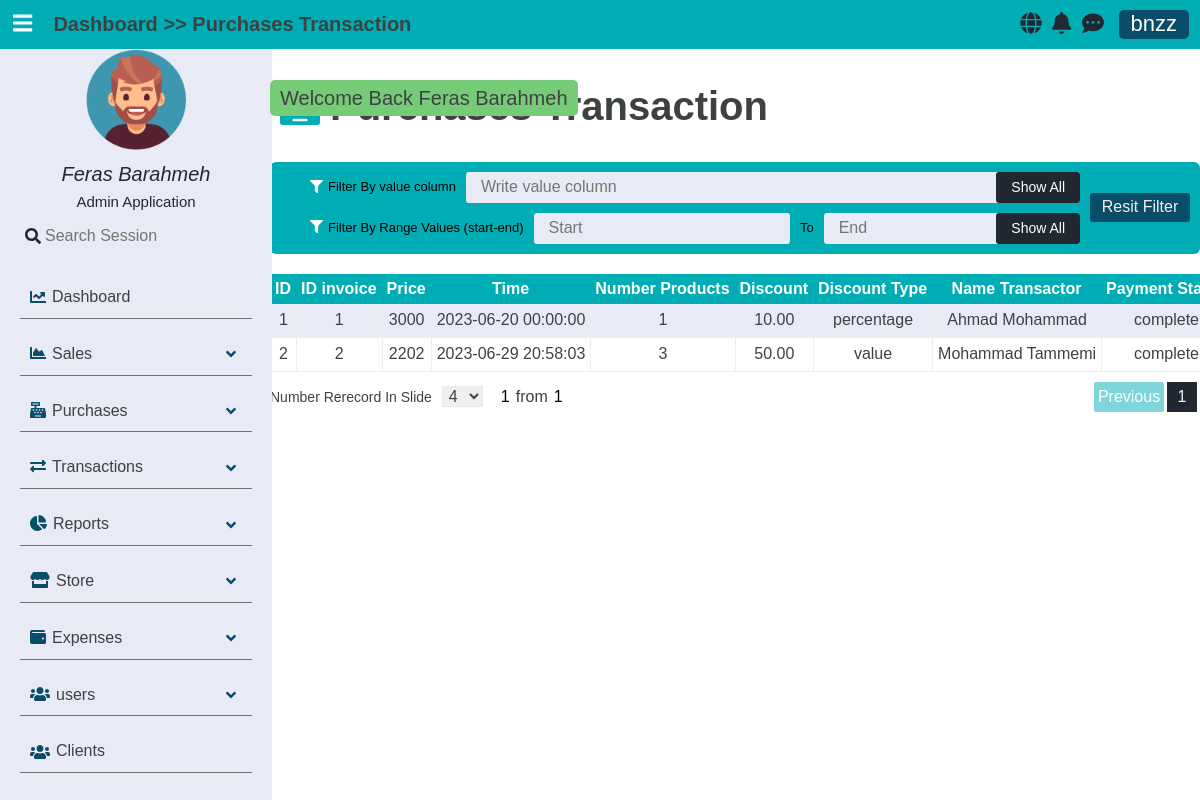
The app's page /transactions/purchases (signed in) with its own data.
### tables this page shows
CREATE TABLE `purchases_invoices` (
  `InvoiceId` int(10) UNSIGNED NOT NULL,
  `SupplierId` int(10) UNSIGNED NOT NULL,
  `PaymentType` tinyint(1) NOT NULL,
  `PaymentStatus` tinyint(1) NOT NULL,
  `Created` datetime NOT NULL DEFAULT current_timestamp(),
  `Discount` decimal(8,2) DEFAULT NULL,
  `UserId` int(10) UNSIGNED NOT NULL,
  `NumberProducts` int(6) NOT NULL,
  `TypeInvoice` enum('purchases','sales') DEFAULT 'purchases',
  `DiscountType` enum('percentage','value') DEFAULT NULL
);

CREATE TABLE `purchases_invoices_receipts` (
  `ReceiptId` int(10) UNSIGNED NOT NULL,
  `InvoiceId` int(10) UNSIGNED NOT NULL,
  `PaymentType` tinyint(1) NOT NULL,
  `PaymentAmount` decimal(8,2) NOT NULL,
  `PaymentLiteral` varchar(60) NOT NULL,
  `TotalPrice` decimal(10,2) NOT NULL,
  `BankName` varchar(30) DEFAULT NULL,
  `BankAccountNumber` varchar(30) DEFAULT NULL,
  `CheckNumber` varchar(15) DEFAULT NULL,
  `TransferredTo` varchar(30) DEFAULT NULL,
  `created` date NOT NULL,
  `UserId` int(10) UNSIGNED NOT NULL
);

CREATE TABLE `suppliers` (
  `SupplierId` int(10) UNSIGNED NOT NULL,
  `Name` varchar(30) NOT NULL,
  `PhoneNumber` varchar(15) NOT NULL,
  `Email` varchar(40) NOT NULL,
  `Address` varchar(50) NOT NULL
);

### app/controllers/AbstractController.php (called while the page is built, shortened)
<?php
abstract class AbstractController
{
    protected $_controller;
    protected $_action;
    public $_info = [];
    protected Template $_template;
    protected Registration $_registry;
    private function mergeInfo(): void
    {
        $dictionaryLanguage = $this->language->getDictionary();
        if (isset($dictionaryLanguage) && !empty($dictionaryLanguage))
            $this->_info = array_merge($this->_info, $dictionaryLanguage);
    }
    protected function _renderView(): void
    {
        $view = VIEWS_PATH .$this->_controller . DS . $this->_action . ".view.php";
        $this->_template->setRegistry($this->_registry);
        $this->_template->setActionViewFile($view);
        $this->_template->setData($this->_info);
        $this->_template->renderFiles();
    }
    public function setTemplate($tem): void
    {
        $this->_template = $tem;
    }
    public function setRegistry($registry): void
    {
        $this->_registry = $registry;
    }
    public function setController(mixed $controller): void
    {
        $this->_controller = $controller;
    }
    public function setAction(mixed $action): void
    {
        $this->_action = $action;
    }
}

### app/controllers/TransactionsController.php (called while the page is built, shortened)
<?php
class TransactionsController extends AbstractController
{
    public function purchasesAction()
    {
        $transactionsSales = new TransactionsPurchasesModel();
        $this->_info["transactionsPurchases"] = $transactionsSales->getInfoPurchasesInvoice($_POST);
        $this->_renderView();
    }
}

### app/LIB/frontcontroller.php (called while the page is built, shortened)
<?php
class FrontController
{
    private $_controller = "index";
    private $_action = "default";
    private $_params = [];
    private $_template;
    private Registration $_registry;
    public function __construct(Template $tem, Registration $registry, Authentication $authenticated)
    {
        $this->_template = $tem;
        $this->_registry = $registry;
    }
    public function dispatch(): void
    {
        $actionName          = $this->_action . "Action";
        $controller = new $controllerClassName();
        $controller->setController($this->_controller);
        $controller->setAction($this->_action);
        $controller->setParams($this->_params);
        $controller->setTemplate($this->_template);
        $controller->setRegistry($this->_registry);
        $controller->$actionName();
    }
    public function setController(mixed $controller): void
    {
        if (isset($controller) && $controller) {
            $this->_controller = $controller;
        }
    }
    public function setAction(mixed $action): void
    {
        if (isset($action) && $action) {
            $this->_action = $action;
        }
    }
}

### public/index.php (called while the page is built, shortened)
<?php
require_once APP_PATH . DS . "LIB" . DS . "autoload.php";
$session = new SessionManager;
$session->start();
$templateParts = require_once ".." . DS . "app" . DS . "config" . DS . "templateconfig.php";
$template       = new Template($templateParts);
$languages      = new Language();
$message        = Messenger::getInstance($session);
$authenticated  = Authentication::getInstance($session);
$registry       = Registration::getInstance();
$registry->session  = $session;
$registry->language = $languages;
$registry->message  = $message;
$frontController = new FrontController($template, $registry, $authenticated);
$frontController->dispatch();

### app/LIB/autoload.php (called while the page is built, shortened)
<?php
class  AutoLoad {
    public static function autoLoad($className)
    {
        $className = str_replace("APP", '', $className);
        $className = strtolower($className) . ".php" ;
    }
}

### app/LIB/database/databasehandler.php (called while the page is built, shortened)
<?php
abstract class DatabaseHandler
{
    public static function factory():  PDODatabaseHandler | MySQLiDatabaseHandler
    {
        $driver = DATABASE_CONN_DRIVER;
        if ($driver == self::DATABASE_DRIVER_POD) {
            return PDODatabaseHandler::getInstance();
        } elseif ($driver == self::DATABASE_DRIVER_MYSQLI) {
            return MySQLiDatabaseHandler::getInstance();
        }
        return PDODatabaseHandler::getInstance();
    }
}

### app/LIB/database/pdodatabasehandler.php (called while the page is built, shortened)
<?php
class PDODatabaseHandler extends DatabaseHandler
{
    private static $_instance;
    private static $_handler;
    public function __call($name, $arguments)
    {
        return call_user_func_array(array(&self::$_handler, $name), $arguments);
    }
    protected static function init()
    {
        try {
            self::$_handler = new \PDO(
                'mysql:hostname=' . DATABASE_HOST_NAME . ';dbname=' . DATABASE_DB_NAME,
                DATABASE_USER_NAME, DATABASE_PASSWORD, array(
                    \PDO::ATTR_ERRMODE => \PDO::ERRMODE_WARNING,
                    \PDO::MYSQL_ATTR_INIT_COMMAND => 'SET NAMES utf8'
                )
            );
        } catch (\PDOException $e) {
        }
    }
    public static function getInstance(): PDODatabaseHandler
    {
        if(self::$_instance === null) {
            self::$_instance = new self();
        }
        return self::$_instance;
    }
}

### app/models/abstractmodel.php (called while the page is built, shortened)
<?php
class AbstractModel
{
    public function get($query, $options=[]): false|\ArrayIterator
    {
        $stmt = DatabaseHandler::factory()->prepare($query);
        $stmt->execute();
        if(method_exists(get_called_class(), '__construct')) {
            $results = $stmt->fetchAll(\PDO::FETCH_CLASS | \PDO::FETCH_PROPS_LATE, get_called_class(), array_keys(static::$tableSchema));
        } else {
            $results = $stmt->fetchAll(\PDO::FETCH_CLASS, get_called_class());
        }
        if ((is_array($results) && !empty($results))) {
            return new \ArrayIterator($results);
        }
        return false;
    }
}

### app/models/TransactionsPurchasesModel.php (called while the page is built, shortened)
<?php
class TransactionsPurchasesModel extends AbstractModel
{
    public static function getInfoPurchasesInvoice(NULL | array $filters = null): false|\ArrayIterator
    {
        $sql = "
            SELECT
                purchases_invoices.*, purchases_invoices_receipts.*, suppliers.*
            FROM
                purchases_invoices
            INNER JOIN
                    purchases_invoices_receipts
            ON
                purchases_invoices_receipts.InvoiceId = purchases_invoices.InvoiceId
            JOIN
                    suppliers
            ON
                purchases_invoices.SupplierId = suppliers.SupplierId
        ";
        return (new TransactionsPurchasesModel())->get($sql);
    }
}

### app/views/transactions/purchases.view.php (the view, shortened to what this page needs)
<h1 class="title-header"><i class="fa fa-cash-register" aria-hidden="true"></i><?= $title_header ?></h1>
<section class="transactions-container">
    <section class="options">
        <div class="filters">
            <div class="filter">
                <form action="" METHOD="POST">
                    <label for="filter_column"><i class="fa fa-filter"></i><?= $text_filter_by_transaction_Type ?></label>
                    <input type="search" name="filter_value" id="filter_column" placeholder="<?= $text_filter_by_transaction_Type_placeholder ?>"/>
                    <button class="search-btn stander-btn" type="submit" name="filter_by_column" id="type-filter-btn"><?= $text_show_all ?></button>
                </form>
            </div>
            <div class="filter">
                <form action="" METHOD="POST">
                    <label for="from"><i class="fa fa-filter"></i><?= $text_filter_by_range ?></label>
                    <input type="search" name="from" id="from" placeholder="<?= $text_filter_by_range_start_placeholder ?>"/>
                    <label for="to"><?= $text_to ?></label><input type="search" name="to" id="to" placeholder="<?= $text_filter_by_range_end_placeholder ?>"/>
                    <button class="search-btn stander-btn" type="submit" name="filter-between" id="type-filter-btn"><?= $text_show_all ?></button>
                </form>
            </div>
        </div>
        <div class="print-buttons">
            <button>
                <form action="" method="POST"><input type="submit"  name="resit" value="<?= $text_resit ?>"></form>
            </button>
        </div>
    </section>
    <section class="transactions">
        <div class="container-table responsive-table mt-20" id="transactions">
            <table class="pagination-table" id="transactions-table">
                <thead>
                <tr>
                    <th><?= $text_id ?></th>
                    <th><?= $text_id_invoice ?></th>
                    <th><?= $text_price ?></th>
                    <th><?= $text_time ?></th>
                    <th><?= $text_num_product ?></th>
                    <th><?= $text_discount ?></th>
                    <th><?= $text_discount_type ?></th>
                    <th><?= $text_name_transactor ?></th>
                    <th><?= $text_payment_status ?></th>
                </tr>
                </thead>
                <tbody>
                <?php
                if ($transactionsPurchases) {
                    $i = 0;
                    foreach ($transactionsPurchases as $transactionsPurchase) {
                        $i++;
                        ?>
                        <tr class="">
                            <td><?= $i ?></td>
                            <td><?= $transactionsPurchase->InvoiceId ?></td>
                            <td><?= (float)$transactionsPurchase->PaymentAmount + (float) $transactionsPurchase->PaymentLiteral ?></td>
                            <td><?= $transactionsPurchase->Created ?></td>
                            <td><?= $transactionsPurchase->NumberProducts ?></td>
                            <td><?= $transactionsPurchase->Discount ?></td>
                            <td><?= $transactionsPurchase->DiscountType  == null ? $text_no_disc : $transactionsPurchase->DiscountType ?></td>
                            <td><?= $transactionsPurchase->Name ?></td>
                            <td><?= $paymentsStatus[$transactionsPurchase->PaymentStatus] ?></td>
                        </tr>
                        <?php
                    }
                }
                ?>
                </tbody>
            </table>
    </section>
</section>

### app/LIB/template/Template.php (shortened to what this page needs)
<?php
class Template
{
    private $_templateParts;
    private $_actionView;
    public function __construct(array $templateParts)
    {
        $this->_templateParts = $templateParts;
    }
    public function setActionViewFile($file): void
    {
        $this->_actionView = $file;
    }
    private function setTemplateHeaderStart(): void
    {
        require_once TEMPLATE_PATH . "templateheaderstart.php";
    }
    private function setTemplateHeaderEnd(): void
    {
        require_once TEMPLATE_PATH . "templateheaderend.php";
    }
    private function ifKeyTemplatePartExist($nameKey): bool
    {
        return array_key_exists($nameKey, $this->_templateParts);
    }
    private function requireFiles($parts): void
    {
        foreach ($parts as $partKey => $partValue) {
            if ($partKey === NAME_VIEW_TEMPLATE_KEY) {
                require_once $this->_actionView;
            }
            else  {
                require_once $partValue;
            }
        }
    }
    private function renderTemplateFiles(): void
    {
        if ($this->ifKeyTemplatePartExist(NAME_TEMPLATE_BLOCK_KEY)) {
            $parts = $this->_templateParts[NAME_TEMPLATE_BLOCK_KEY];
            if(! empty($parts)) {
                $this->requireFiles($parts);
            }
        } else {
            trigger_error("Name Template Key Not Found", E_USER_WARNING);
        }
    }
    private function generateLinksTags($resources, &$links, $type="css"): void
    {
        if (!empty($resources)) {
            foreach ($resources as $resourceKey => $resourceValue) {
                if ($type === "css")
                    $links .=  '<link rel="stylesheet" href="' . $resourceValue .'">';
                else
                    $links .= '<script src="' . $resourceValue. '" ></script>';
            }
        }
    }
    private function renderHeaderResources(): void
    {
        if ($this->ifKeyTemplatePartExist(NAME_TEMPLATE_HEADER_RESOURCES)) {
            $resources = $this->_templateParts[NAME_TEMPLATE_HEADER_RESOURCES];
            $links = '';
            if(! empty($resources)) {
                $css = $resources["css"];
                $this->generateLinksTags($css, $links, "css");
                $js = $resources["js"];
                $this->generateLinksTags($js, $links, "js");
            }
            echo $links;
        }
        else {
            trigger_error("Name Template Key Not Found ( " . NAME_TEMPLATE_HEADER_RESOURCES . ')', E_USER_WARNING);
        }
    }
    private function setTemplateFooter(): void
    {
        require_once TEMPLATE_PATH . "tempaltefooter.php";
    }
    public function renderFiles(): void
    {
        $this->renderHeaderResources();
        $this->renderTemplateFiles();
    }
}

### records on screen
purchases_invoices: purchases_invoices_receipts.InvoiceId "1", purchases_invoices_receipts.PaymentAmount+PaymentLiteral "3000", Created "2023-06-20 00:00:00", NumberProducts "1", Discount "10.00", DiscountType "percentage", SupplierId.Name "Ahmad Mohammad", PaymentStatus "complete"
purchases_invoices: purchases_invoices_receipts.InvoiceId "2", purchases_invoices_receipts.PaymentAmount+PaymentLiteral "2202", Created "2023-06-29 20:58:03", NumberProducts "3", Discount "50.00", DiscountType "value", SupplierId.Name "Mohammad Tammemi", PaymentStatus "complete"

### other values on screen
$message[0] "Welcome Back Feras Barahmeh"
